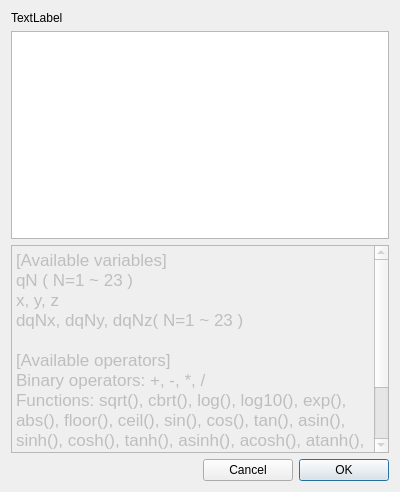
<?xml version="1.0" encoding="UTF-8"?>
<ui version="4.0">
 <class>VariableEditor</class>
 <widget class="QDialog" name="VariableEditor">
  <property name="geometry">
   <rect>
    <x>0</x>
    <y>0</y>
    <width>400</width>
    <height>492</height>
   </rect>
  </property>
  <property name="windowTitle">
   <string>Dialog</string>
  </property>
  <layout class="QGridLayout" name="gridLayout">
   <item row="4" column="3">
    <widget class="QPushButton" name="OKPushButton">
     <property name="text">
      <string>OK</string>
     </property>
    </widget>
   </item>
   <item row="4" column="0" colspan="2">
    <spacer name="horizontalSpacer">
     <property name="orientation">
      <enum>Qt::Orientation::Horizontal</enum>
     </property>
     <property name="sizeHint" stdset="0">
      <size>
       <width>145</width>
       <height>20</height>
      </size>
     </property>
    </spacer>
   </item>
   <item row="4" column="2">
    <widget class="QPushButton" name="CancelPushButton">
     <property name="text">
      <string>Cancel</string>
     </property>
    </widget>
   </item>
   <item row="3" column="0" colspan="4">
    <widget class="QTextEdit" name="textEdit">
     <property name="enabled">
      <bool>false</bool>
     </property>
     <property name="html">
      <string>&lt;!DOCTYPE HTML PUBLIC &quot;-//W3C//DTD HTML 4.0//EN&quot; &quot;http://www.w3.org/TR/REC-html40/strict.dtd&quot;&gt;
&lt;html&gt;&lt;head&gt;&lt;meta name=&quot;qrichtext&quot; content=&quot;1&quot; /&gt;&lt;meta charset=&quot;utf-8&quot; /&gt;&lt;style type=&quot;text/css&quot;&gt;
p, li { white-space: pre-wrap; }
hr { height: 1px; border-width: 0; }
li.unchecked::marker { content: &quot;\2610&quot;; }
li.checked::marker { content: &quot;\2612&quot;; }
&lt;/style&gt;&lt;/head&gt;&lt;body style=&quot; font-family:'.AppleSystemUIFont'; font-size:13pt; font-weight:400; font-style:normal;&quot;&gt;
&lt;p style=&quot; margin-top:0px; margin-bottom:0px; margin-left:0px; margin-right:0px; -qt-block-indent:0; text-indent:0px;&quot;&gt;[Available variables]&lt;/p&gt;
&lt;p style=&quot; margin-top:0px; margin-bottom:0px; margin-left:0px; margin-right:0px; -qt-block-indent:0; text-indent:0px;&quot;&gt;qN ( N=1 ~ 23 )&lt;/p&gt;
&lt;p style=&quot; margin-top:0px; margin-bottom:0px; margin-left:0px; margin-right:0px; -qt-block-indent:0; text-indent:0px;&quot;&gt;x, y, z&lt;/p&gt;
&lt;p style=&quot; margin-top:0px; margin-bottom:0px; margin-left:0px; margin-right:0px; -qt-block-indent:0; text-indent:0px;&quot;&gt;dqNx, dqNy, dqNz( N=1 ~ 23 )&lt;/p&gt;
&lt;p style=&quot;-qt-paragraph-type:empty; margin-top:0px; margin-bottom:0px; margin-left:0px; margin-right:0px; -qt-block-indent:0; text-indent:0px;&quot;&gt;&lt;br /&gt;&lt;/p&gt;
&lt;p style=&quot; margin-top:0px; margin-bottom:0px; margin-left:0px; margin-right:0px; -qt-block-indent:0; text-indent:0px;&quot;&gt;[Available operators]&lt;/p&gt;
&lt;p style=&quot; margin-top:0px; margin-bottom:0px; margin-left:0px; margin-right:0px; -qt-block-indent:0; text-indent:0px;&quot;&gt;Binary operators: +, -, *, /&lt;/p&gt;
&lt;p style=&quot; margin-top:0px; margin-bottom:0px; margin-left:0px; margin-right:0px; -qt-block-indent:0; text-indent:0px;&quot;&gt;Functions: sqrt(), cbrt(), log(), log10(), exp(), abs(), floor(), ceil(), sin(), cos(), tan(), asin(), sinh(), cosh(), tanh(), asinh(), acosh(), atanh(), heavi(), rectfunc()&lt;/p&gt;
&lt;p style=&quot; margin-top:0px; margin-bottom:0px; margin-left:0px; margin-right:0px; -qt-block-indent:0; text-indent:0px;&quot;&gt;Binary functions: sigmoid(*,*), gauss(*,*), min(*,*), max(*,*)&lt;/p&gt;
&lt;p style=&quot;-qt-paragraph-type:empty; margin-top:0px; margin-bottom:0px; margin-left:0px; margin-right:0px; -qt-block-indent:0; text-indent:0px;&quot;&gt;&lt;br /&gt;&lt;/p&gt;&lt;/body&gt;&lt;/html&gt;</string>
     </property>
    </widget>
   </item>
   <item row="2" column="0" colspan="4">
    <widget class="QTableWidget" name="tableWidget">
     <attribute name="horizontalHeaderStretchLastSection">
      <bool>true</bool>
     </attribute>
    </widget>
   </item>
   <item row="0" column="0">
    <widget class="QLabel" name="label">
     <property name="text">
      <string>TextLabel</string>
     </property>
    </widget>
   </item>
  </layout>
 </widget>
 <resources/>
 <connections/>
</ui>
